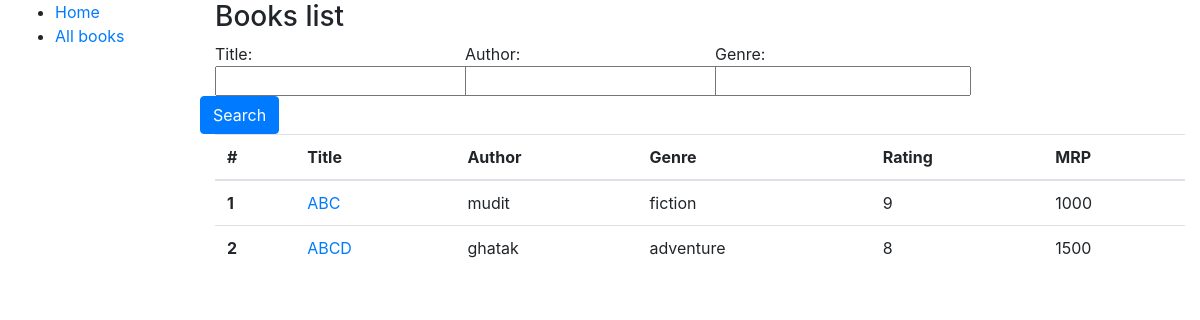
/books/, run on an earlier commit of the app's database.
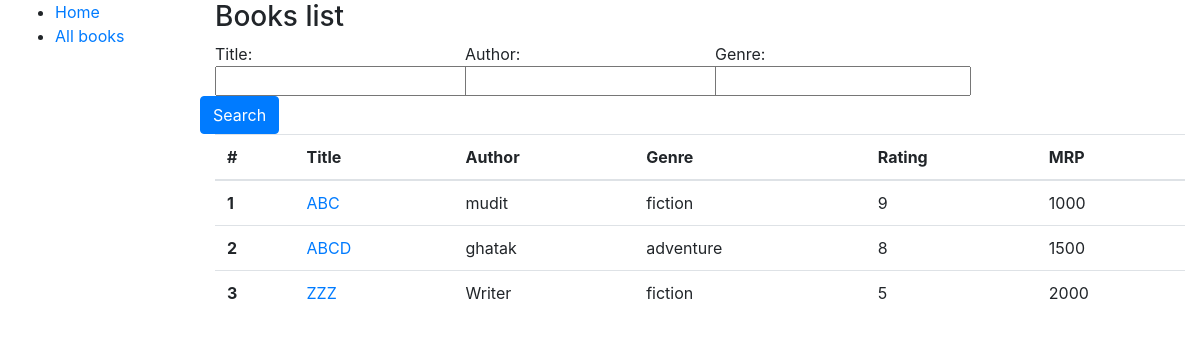
And on a later commit of the database.
### store/models.py (models this page shows)
class Book(models.Model):
    title=models.CharField(max_length=50)
    author=models.CharField(max_length=50)
    genre=models.CharField(max_length=50)
    description=models.TextField(null=True)
    mrp=models.PositiveIntegerField()
    rating = models.IntegerField(default = 0,validators=[MinValueValidator(0),MaxValueValidator(10)])
    rated_by = models.PositiveIntegerField(default = 1)
    class Meta:
        ordering=('title',)
    def __str__(self):
        return f'{self.title} by {self.author}'

### store/views.py (the view)
# urls.py: path('books/',bookListView,name="book-list"),
def bookListView(request):
    template_name='store/book_list.html'
    context={
        'books':None, # set here the list of required books upon filtering using the GET parameters
    }
    get_data=request.GET
    books = Book.objects.all()
    print(books)
    try:
        temp_title = get_data['title']
        books = books.filter(title = temp_title)
        print(books)
    except:
        pass
    try:
        temp_author = get_data['author']
        books = books.filter(author = temp_author)
    except:
        pass
    try:
        temp_genre = get_data['genre']
        books = books.filter(genre = temp_genre)
    except:
        pass
    context['books'] = books
    return render(request,template_name, context=context)

### store/templates/store/book_list.html (shortened to what this page needs)
{% extends "store/base.html" %}
{% block content %}
<h3>Books list</h3>
<div class="row">
    <div class="col-sm-3">
        Title: <input type="text" name="title" id="title">
    </div>
    <div class="col-sm-3">
        Author: <input type="text" name="author" id="author">
    </div>
    <div class="col-sm-3">
        Genre: <input type="text" name="genre" id="genre">
    </div>
</div>
<div class="row">
    <button id="search_button" class="btn btn-primary">Search</button>
</div>
<table class="table">
    <thead>
        <tr>
        <th scope="col">#</th>
        <th scope="col">Title</th>
        <th scope="col">Author</th>
        <th scope="col">Genre</th>
        <th scope="col">Rating</th>
        <th scope="col">MRP</th>
        </tr>
    </thead>
    <tbody>
        {% for book in books %}
        <tr>
        <th scope="row">{{forloop.counter}}</th>
        <td><a href="/book/{{book.id}}">{{book.title}}</a></td>
        <td>{{book.author}}</td>
        <td>{{book.genre}}</td>
        <td>{{book.rating}}</td>
        <td>{{book.mrp}}</td>
        </tr>
        {% endfor %}
    </tbody>
</table>
{% endblock %}

### store/templates/store/base.html (shortened to what this page needs)
<html>
<head>
  <link rel="stylesheet" href="https://stackpath.bootstrapcdn.com/bootstrap/4.3.1/css/bootstrap.min.css">
  {% load static %}
</head>
<body>
    <div class="container-fluid">
        <div class="row">
        <div class="col-sm-2">
        {% block sidebar %}
        <ul class="sidebar-nav">
            <li><a href="{% url 'index' %}">Home</a></li>
            <li><a href="{% url 'book-list' %}">All books</a></li>
        </ul>
        {% endblock %}
        </div>
        <div class="col-sm-10 ">
        {% block content %}{% endblock %}
        </div>
        </div>
    </div>
</body>
</html>

What changed in the data, as far as the page shows it:
added Book: title "ZZZ", author "Writer", genre "fiction", rating "5", mrp "2000"
